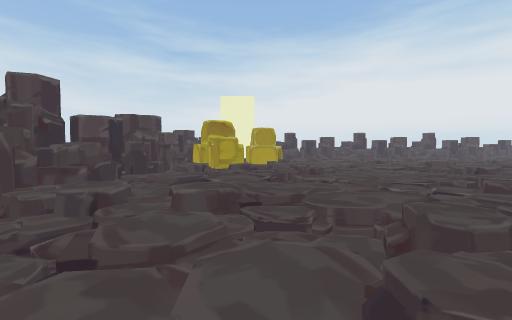
[1] (above)

19 first-person views from a walk through a Unity game level. The camera is 1.2 m above the floor, tilts 2° down and sees 90° across. The floor is counted in squares, 2 m on a side. Each view is taken from the middle of a square. On the plan, view 1 faces up. The plan holds only what a view shows up to about 9 squares ahead; the rest is blank. The player character is not drawn. Some surface patterns are stand-ins.

[2]
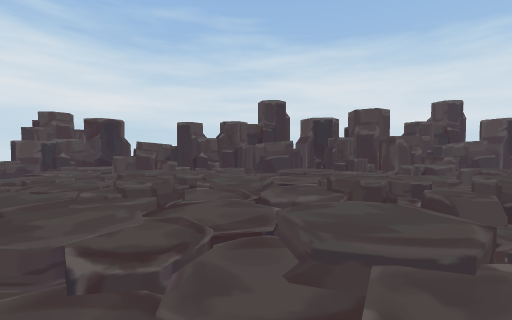

[3]
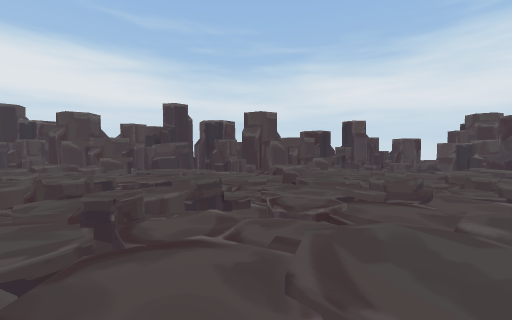

[4]
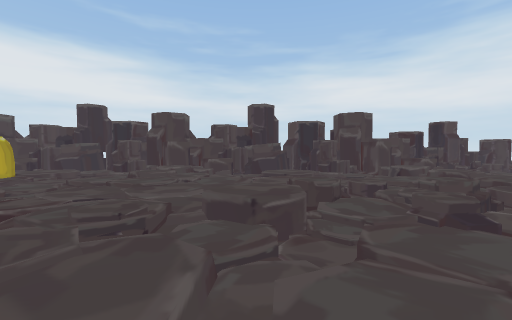

[5]
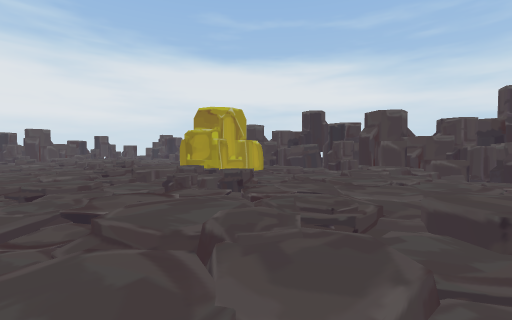

[6]
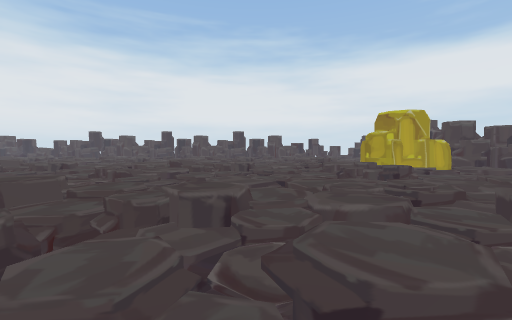

[7]
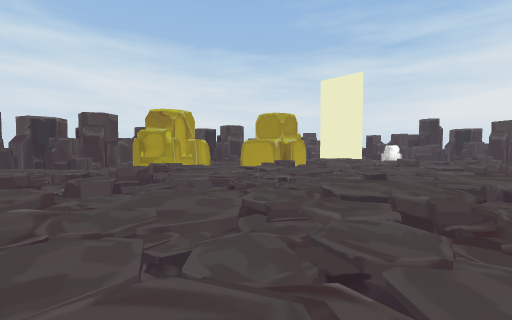

[8]
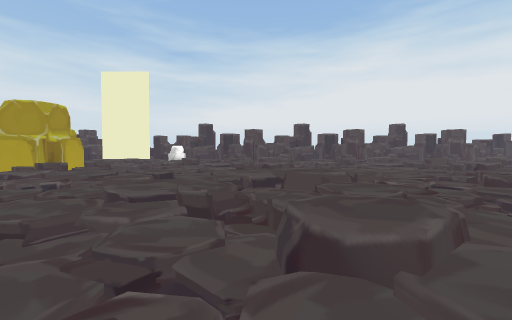

[9]
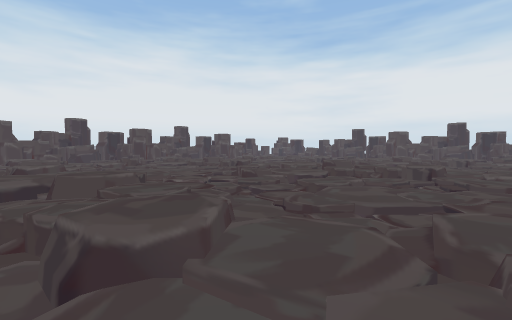

[10]
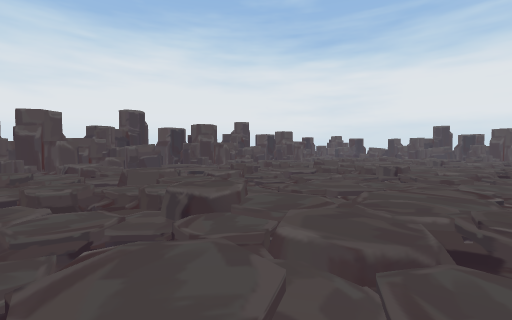

[11]
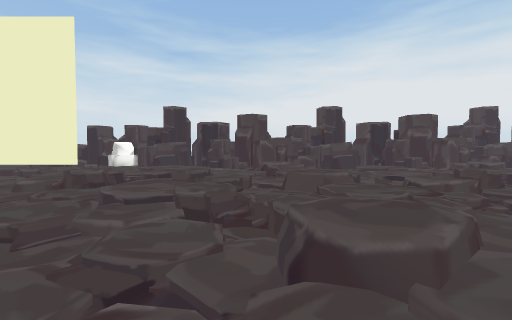

[12]
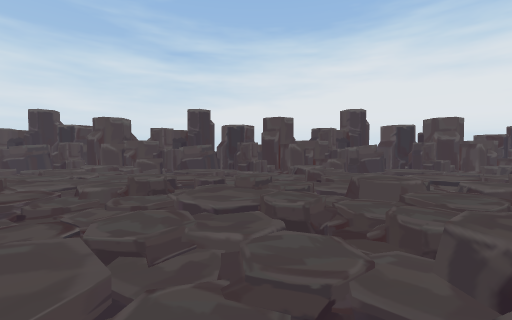

[13]
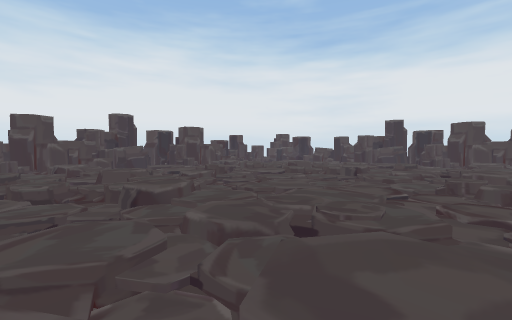

[14]
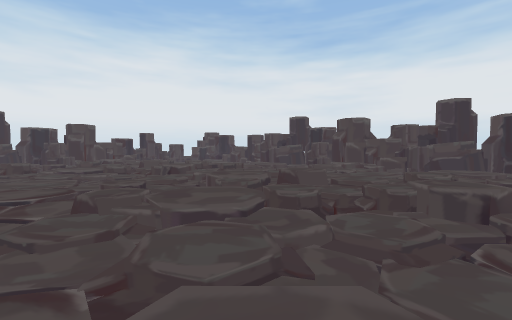

[15]
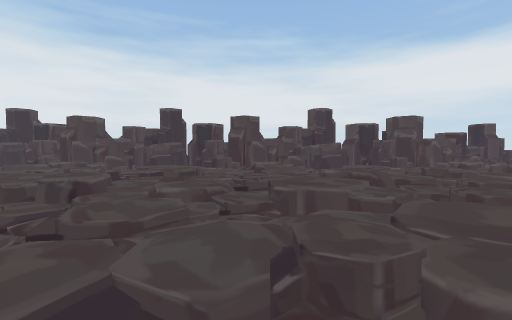

[16]
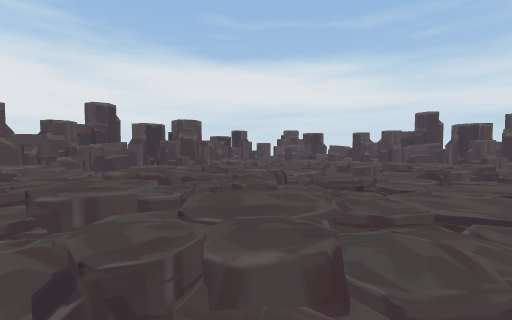

[17]
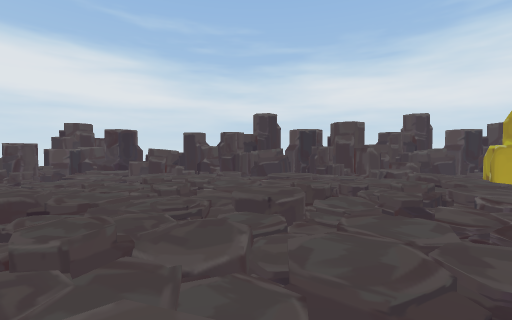

[18]
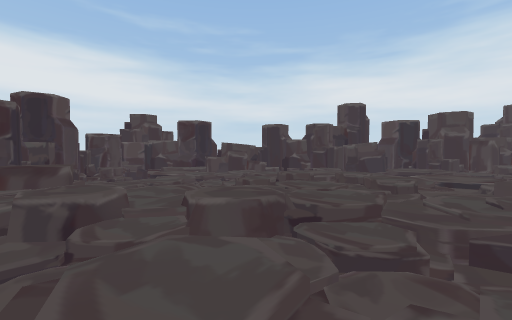

[19]
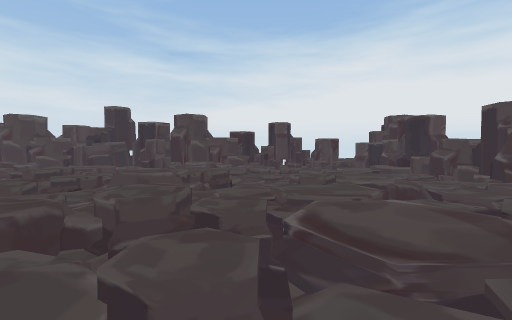

### Floor plan
Key: @ floor where view 1 was taken; # wall or solid block; x gap in a wall; . main floor; : floor 0.25 m higher than the main floor; - floor 0.25 m lower than the main floor; + floor 0.5 m higher than the main floor; * floor 0.75 m higher than the main floor; / step, stairs or slope; = window, fence, low wall or low ledge; ^ raised ledge; O other object.
Columns run from 5 left of view 1 to 25 right of it. Each row starts with its distance up from view 1.
 21   #####O################^##/###
 20       /O.:^/#/.#^##/.:^#x=//:/#
 19      =/ //.///:///= :///:: /:-#
 18      ////://^//./////.//:.  /.#
 17       /:./.:+::/.:/:/=./+:=//.#
 16        ////////////////////::##
 15       :///::=///::////////:..#
 14       //.///+/./////./////:: #
 13      OO..../=.././/.././=//  #
 12     /OO:/.///:/.///::.//=.///#
 11     O.=/./.:+../.:+....:+//:##
 10     O/:///:// ./////.+///+/:=^#
  9  #^OO/:////://///:/ //////:.-^#
  8  #^/:.//./////.///= ./////::/##
  7  ##../#..../=..//// .////////##
  6  #/:::/://///://///  .//=.//.#
  5  #.//:=/./     /./+ ././+//:##
  4  #==//:///    /+//  .+///++:=^#
  3  #^==/://  //=///:/ ///:+    ##
  2  #^/:.//  //= .///= .///*/::/#
  1  ##/.//...//:...//: .///://..#
  0  #/::@=::////::////::///=.//.#
 -1  #.//:=/././+/././+ ././+////#
 -2  #/////:///+:://// ://///++:+^
 -3  #  ://+/./.:+//OO:+.//./:+::##
 -4 #^  ///=:.://=:.OO//:.:///..:/#
 -5 ##.:/.:x/.://=..:/ =..://///./#
 -6  #///.=#.//.//.//.=/.//././/:/*
 -7  #///#############^^######-.###
 -8  #^^###         ###      #####

Positions as (right, up) in squares from view 1, and headings:
1: (0, 0), facing up
2: (4, -1), facing left
3: (3, 1), facing down
4: (6, 1), facing down
5: (6, 1), facing down-right
6: (4, 1), facing right
7: (6, 6), facing up-left
8: (6, 6), facing up
9: (6, 6), facing up-right
10: (5, 11), facing up-right
11: (6, 12), facing up
12: (11, 12), facing up
13: (11, 10), facing up-right
14: (15, 7), facing up-right
15: (15, 5), facing right
16: (15, 5), facing down-right
17: (18, 2), facing down
18: (21, 1), facing down
19: (20, 12), facing up
